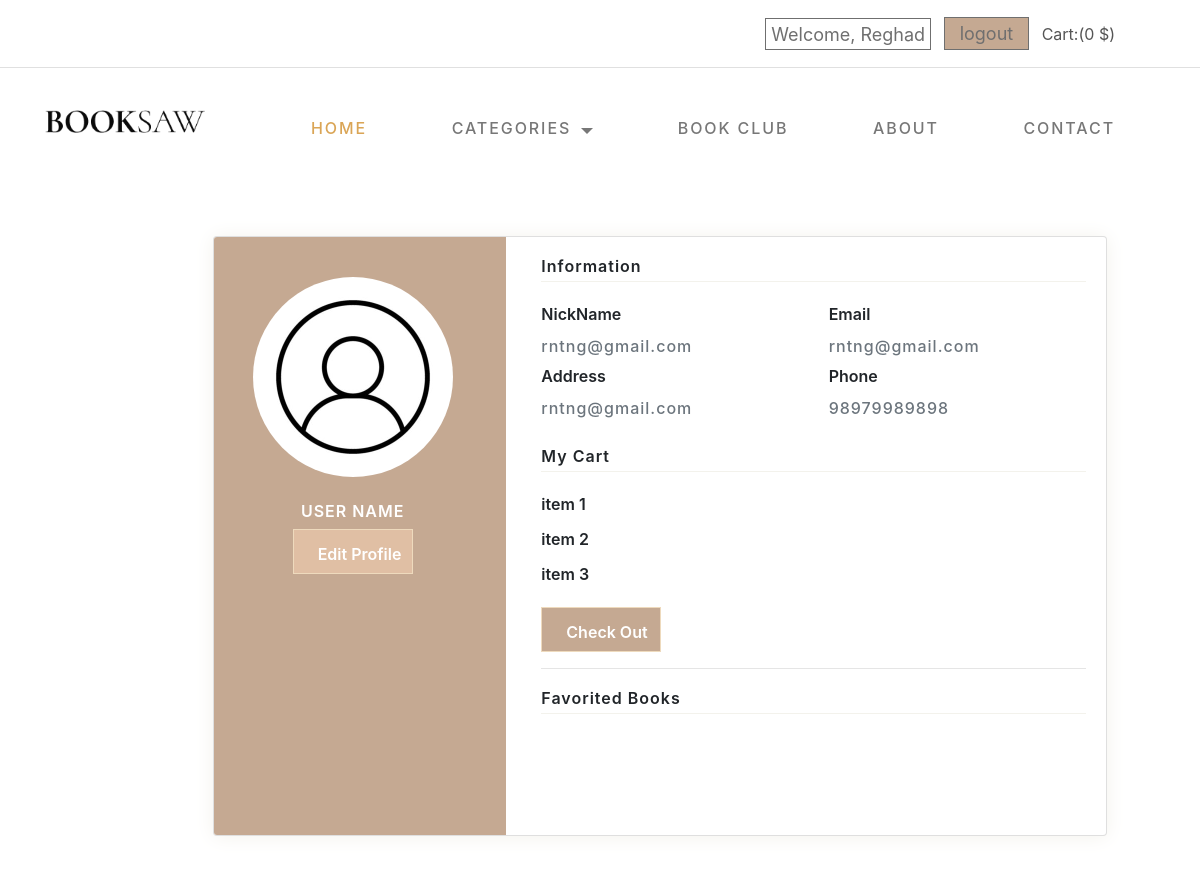
The app's page /user/1 (signed in), older data.
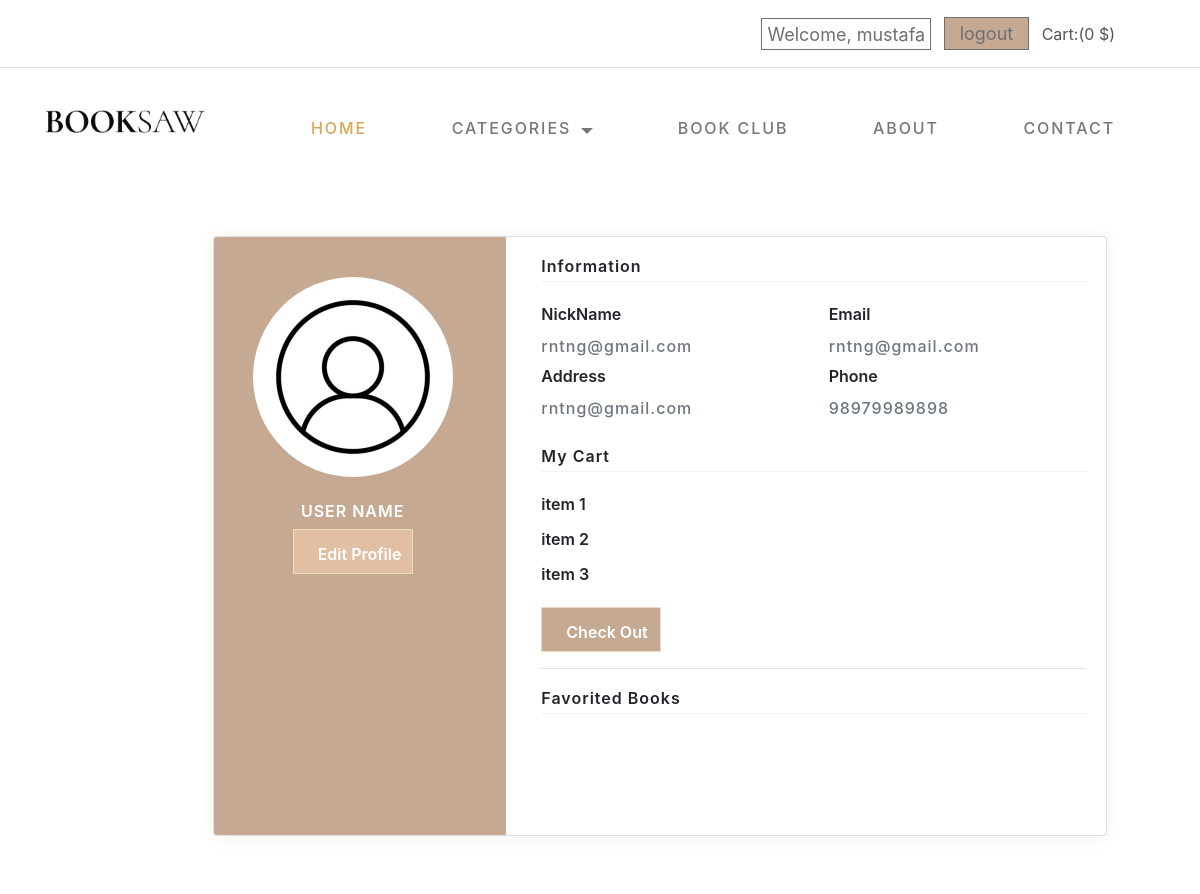
The same page, newer data.
### store_app/models.py (models this page shows)
class User(models.Model):
    first_name = models.CharField(max_length=45)
    last_name = models.CharField(max_length=45)
    email = models.CharField(max_length=128)
    password = models.CharField(max_length=64)
    birthday = models.DateField(null=True)
    gender = models.CharField(max_length=7)
    created_at = models.DateTimeField(auto_now_add=True)
    updated_at = models.DateTimeField(auto_now=True)
    objects = UserManager()

### store_app/views.py (the view)
# urls.py: path('user/<int:userID>',views.account) ,
def account(request, userID):
    if not 'userID' in request.session:
        return redirect('/')
    user = User.objects.get(id=request.session['userID'])
    context = {
        'user': user ,
    }
    return render(request, 'profile.html', context)

### store_app/templates/profile.html (shortened to what the changed rows need)
<!DOCTYPE html>
	<html lang="en">
	<head>
        {%load static%}
        <link rel="stylesheet" type="text/css" href="{%static 'css/normalize.css' %}">
	    <link rel="stylesheet" type="text/css" href="{%static '/css/vendor.css'%}">
	    <link rel="stylesheet" type="text/css" href="{%static 'css/style1.css'%}">
	    <link rel="stylesheet" type="text/css" href="{%static 'css/profile.css'%}">
    <link rel="stylesheet" href="https://maxcdn.bootstrapcdn.com/bootstrap/4.0.0/css/bootstrap.min.css">
    <link rel="stylesheet" href="https://cdnjs.cloudflare.com/ajax/libs/MaterialDesign-Webfont/3.6.95/css/materialdesignicons.css">
	</head>
<body>
    <div id="header-wrap">
        <div class="top-content">
            <div class="container">
                <div class="row">
                    <div class="col-md-6">
                        <div class="right-element">
                            {% if not 'userID' in request.session %}
                            <a href="/login" class="user-account for-buy"><i class="icon icon-user"></i><span>Account</span></a>
                            {% else %}
                            <a id="account" href="/user/{{user.id}}">Welcome, {{user.first_name}}</a>
                            <a  id="logout" href="/logout" class="logoutbtn mx-2">logout</a>
                            {% endif %}
                            <a href="#" class="cart for-buy"><span>Cart:(0 $)</span></a>
                        </div>
                    </div>
                </div>
            </div>
        </div>
   </body>
</html>
</body>
</html>

Row changes from the older to the newer data that the page shows:
changed User: first_name "Reghad" → "mustafa"
